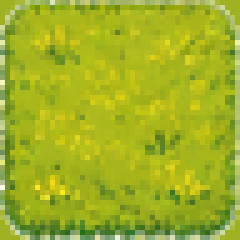
#> input picture assets/generated/terrain/terrain_grass_01.png, 48 x 48 px, found by its file name (shown 5 times larger)
$ python seamless-terrain.py
#> lines starting #> are read from the running program, lines starting #| are printed output that depends on the picture
#!/usr/bin/env python3
"""Make the pure-texture terrain tiles (grass, water, sand) SEAMLESS in place.

The sheet drew each tile as a standalone rounded card with a dark border, so
tiling shows a grid of blocks. Operate on the already-sliced 48px tiles
(index-independent): drop the border by centre-cropping, upscale, edge-blend an
offset copy so opposite edges match, then resize back to 48. Accent tiles with
a distinct feature (ripple, lily, plaza medallions) are left alone."""
from PIL import Image
import numpy as np

GEN = "assets/generated"
TILES = [
    "terrain/terrain_grass_01.png",
    "terrain/terrain_grass_flowers.png",
    "terrain/terrain_sand_01.png",
    "terrain/terrain_water_01.png",
    "terrain/terrain_lagoon_01.png",
]


def make_seamless(a):
    h, w = a.shape[:2]
    wy = np.minimum(np.arange(h), np.arange(h)[::-1]).astype(float)
    wx = np.minimum(np.arange(w), np.arange(w)[::-1]).astype(float)
    wy /= wy.max(); wx /= wx.max()
    weight = (np.outer(wy, wx) ** 0.6)[:, :, None]  # 1 centre → 0 edge
    rolled = np.roll(np.roll(a, w // 2, 1), h // 2, 0)
    return a * weight + rolled * (1 - weight)


for rel in TILES:
    im = Image.open(f"{GEN}/{rel}").convert("RGB")
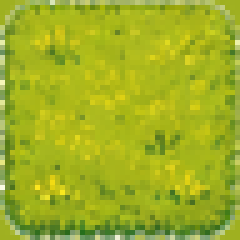
#> im: PIL image 48x48 RGB (shown 5 times larger); mean R, G, B 160, 176.8, 34.2
    w, h = im.size
#> w = 48; h = 48
    inset = max(3, int(w * 0.12))
#> inset = 5
    core = im.crop((inset, inset, w - inset, h - inset)).resize((96, 96), Image.LANCZOS)
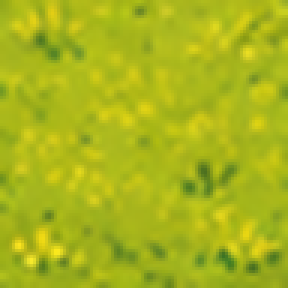
#> core: PIL image 96x96 RGB (shown 3 times larger); mean R, G, B 168.7, 181.6, 26.8
    arr = np.array(core).astype(float)
    seam = np.clip(make_seamless(arr), 0, 255).astype(np.uint8)
#> in make_seamless, `rolled = np.roll(np.roll(a, w // 2, 1), h // 2, 0)`:
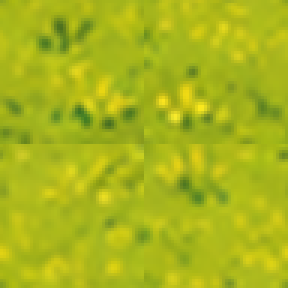
#> rolled: shape (96, 96, 3) float64 (shown 3 times larger); mean R, G, B 168.7, 181.6, 26.8
#> in make_seamless, `return a * weight + rolled * (1 - weight)`:
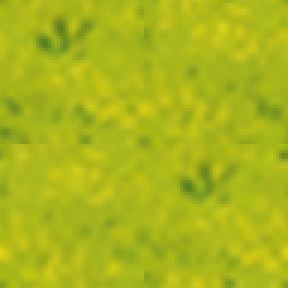
#> returned value: shape (96, 96, 3) float64 (shown 3 times larger); mean of channels 0, 1, 2 170.2, 182.6, 26.6; drawn as R, G, B
    tile = Image.fromarray(seam).resize((w, h), Image.LANCZOS).convert("RGBA")
#> (the run stopped early here; a loop or call above may not have finished)
